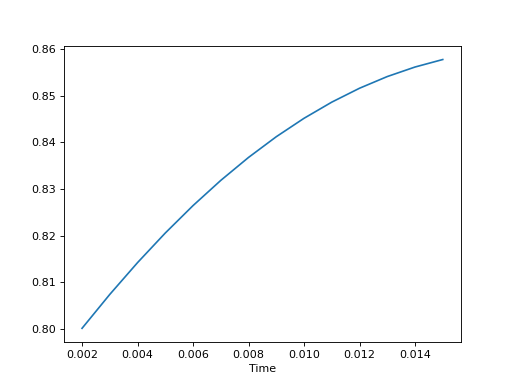

Recreate this plot in Python.
import numpy as np
import pyemgpipeline as pep
data = np.array([20.3, 41.0, 53.9, 63.3, 39.5, 24.9, 26.1, 24.0, 44.1, 42.0,
                 37.4, 24.6, -21.8, -56.3, -48.1, -45.0, -29.1, -9.6, 5.3, 1.4])
hz = 1000
m = pep.wrappers.EMGMeasurement(data, hz=hz)
m.apply_dc_offset_remover()
m.apply_bandpass_filter()
m.apply_full_wave_rectifier()
m.apply_linear_envelope()
m.apply_end_frame_cutter(n_end_frames=2)
m.apply_amplitude_normalizer(max_amplitude=8.5)
m.apply_segmenter(beg_ts=0, end_ts=0.015)
m.plot()
